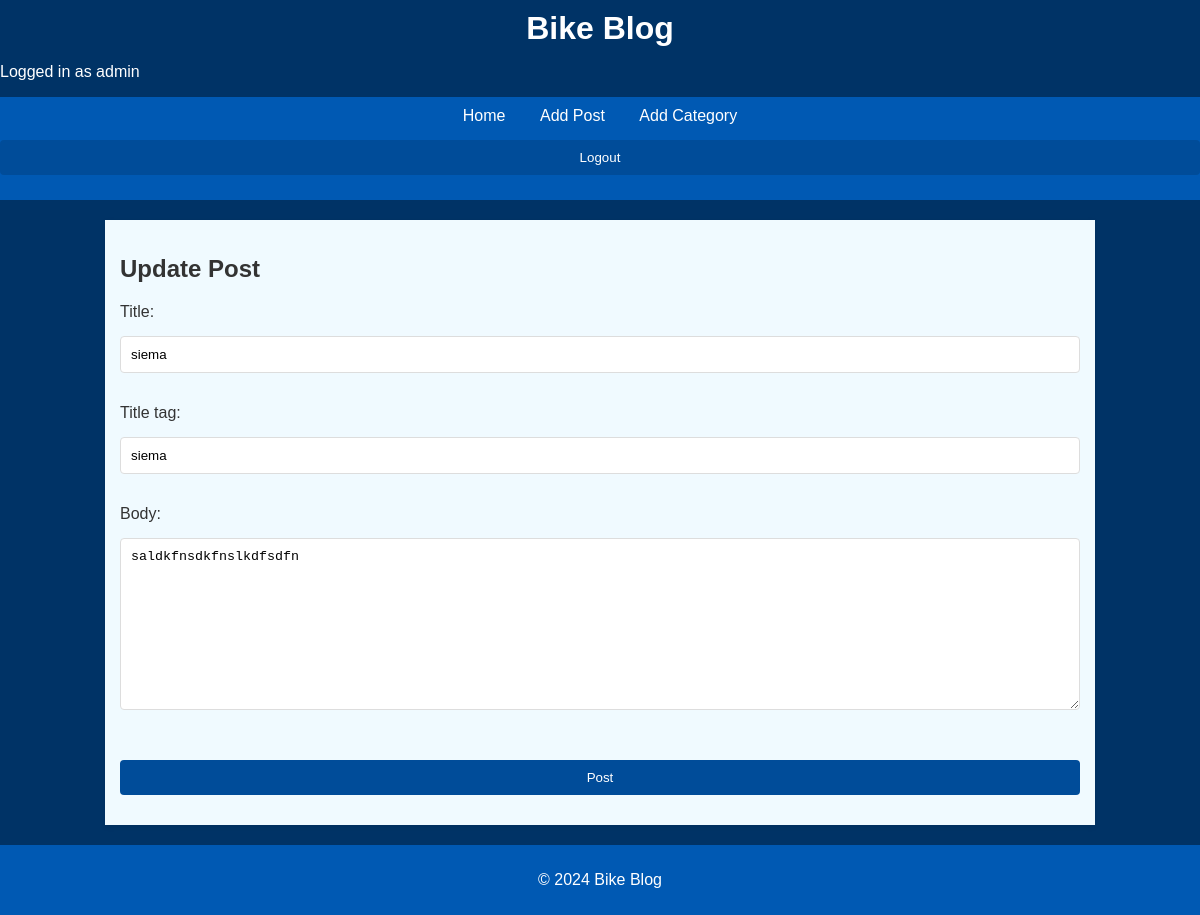
The app's page /article/edit/11 (signed in) with its own data.
### theblog/models.py (models this page shows, shortened)
class Post(models.Model):
    title = models.CharField(max_length=255)
    title_tag = models.CharField(max_length=255)
    author = models.ForeignKey(User, on_delete=models.CASCADE)
    body = models.TextField()
    post_date = models.DateField(auto_now_add=True)
    category = models.CharField(max_length=255, default='uncategorized')

### theblog/views.py (the view)
# urls.py: path('article/edit/<int:pk>', UpdatePostView.as_view(), name = 'update_post'),
class UpdatePostView(UpdateView):
    model = Post
    form_class = EditForm
    template_name = 'update_post.html'

### theblog/forms.py
class EditForm(forms.ModelForm):
    class Meta:
        model = Post
        fields = ('title', 'title_tag', 'body')
        widgets = {
            'title': forms.TextInput(attrs={'class': 'form-control'}),
            'title_tag': forms.TextInput(attrs={'class': 'form-control'}),
            'body': forms.Textarea(attrs={'class': 'form-control'})
        }

### theblog/templates/update_post.html (shortened to what this page needs)
{% extends 'base.html' %}
{% block content %}
    {% if user.is_authenticated %}
        {% if user.id == post.author.id %}
<h2>Update Post</h2>
<div class="form-group">
    <form method="POST">
        {{ form.as_p }}
        <button>Post</button>
    </form>
    </div>
            {% endif %}
    {% endif %}
{% endblock %}

### theblog/templates/base.html (shortened to what this page needs)
<!DOCTYPE html>
<html lang="en">
<head>
    {% load static %}
    <link rel="stylesheet" href="{% static 'styles.css' %}">
</head>
<body>
    <header>
        <h1>Bike Blog</h1>
    </header>
    {% if user.is_authenticated %}
                <p class="user-info">Logged in as {{ user.username }}</p>
            {% endif %}
    <nav>
        <a href="{% url 'home' %}">Home</a>
        {% if user.is_authenticated %}
            <a href="{% url 'add_post' %}">Add Post</a>
            <a href="{% url 'add_category' %}">Add Category</a>
            <form action="{% url 'logout' %}" method="post">
            <input type="submit" value="Logout">
            </form>
        {% else %}
            <a href="{% url 'login' %}">Login</a>
            <a href="{% url 'register' %}">Register</a>
        {% endif %}
    </nav>
    <div class="container">
        {% block content %}{% endblock %}
    </div>
    <footer>
        <p>© 2024 Bike Blog</p>
    </footer>
</body>
</html>

### theblog/static/styles.css (style rules this page uses)
body { font-family: 'Arial', sans-serif; background-color: #003366; background-size: cover; background-position: center; background-repeat: no-repeat; color: #333; margin: 0; padding: 0; }
header { background-color: #003366; color: white; text-align: center; padding-top: 10px; }
header h1 { margin: 0; }
nav { background-color: #0059b3; padding: 10px 0; text-align: center; }
nav a { color: white; margin: 0 15px; text-decoration: none; font-size: 16px; }
.container { width: 80%; margin: 20px auto; background-color: #f0faff; padding: 15px; box-shadow: 0 2px 5px rgba(0,0,0,0.1); }
footer { background-color: #0059b3; color: white; text-align: center; padding: 10px 0; margin-top: 20px; }
input[type="text"], input[type="password"], input[type="email"], input[type="submit"], textarea, button { width: 100%; padding: 10px; margin: 15px 0; border-radius: 4px; border: 1px solid #ddd; box-sizing: border-box; }
input[type="submit"], button { background-color: #004c99; color: white; border: none; cursor: pointer; box-sizing: border-box; }
.user-info { background-color: #003366; color: white; font-size: 16px; margin-left: auto; margin-right: 0; }

### records on screen
Post: title "siema", title_tag "siema", body "saldkfnsdkfnslkdfsdfn"

### other values on screen
{{ user.username }} "admin"
